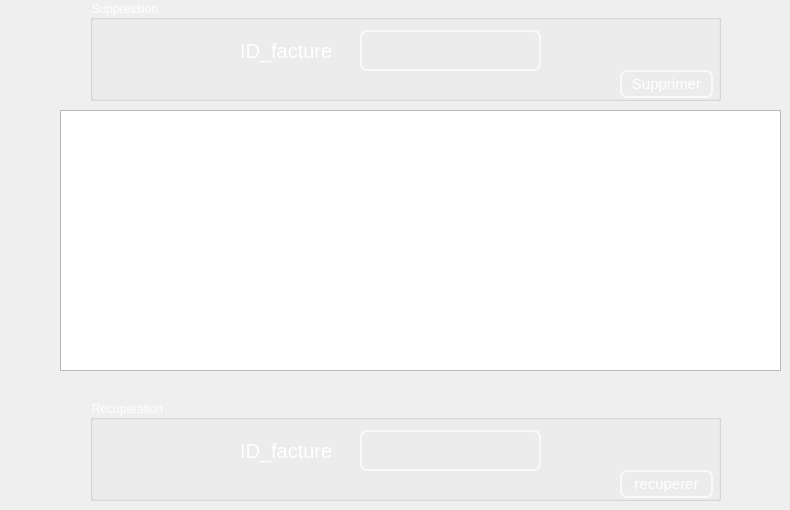
   <widget class="QWidget" name="tab">
    <attribute name="title">
     <string>Supprimer facture</string>
    </attribute>
    <widget class="QGroupBox" name="suppression">
     <property name="geometry">
      <rect>
       <x>90</x>
       <y>0</y>
       <width>631</width>
       <height>101</height>
      </rect>
     </property>
     <property name="styleSheet">
      <string notr="true">
font: 75 15pt &quot;MS Shell Dlg 2&quot;;
color:white</string>
     </property>
     <property name="title">
      <string>Suppression</string>
     </property>
     <widget class="QLabel" name="label_3">
      <property name="geometry">
       <rect>
        <x>150</x>
        <y>30</y>
        <width>121</width>
        <height>41</height>
       </rect>
      </property>
      <property name="palette">
       <palette>
        <active>
         <colorrole role="WindowText">
          <brush brushstyle="SolidPattern">
           <color alpha="255">
            <red>255</red>
            <green>255</green>
            <blue>255</blue>
           </color>
          </brush>
         </colorrole>
         <colorrole role="Button">
          <brush brushstyle="SolidPattern">
           <color alpha="0">
            <red>0</red>
            <green>0</green>
            <blue>0</blue>
           </color>
          </brush>
         </colorrole>
         <colorrole role="Text">
          <brush brushstyle="SolidPattern">
           <color alpha="255">
            <red>255</red>
            <green>255</green>
            <blue>255</blue>
           </color>
          </brush>
         </colorrole>
         <colorrole role="ButtonText">
          <brush brushstyle="SolidPattern">
           <color alpha="255">
            <red>255</red>
            <green>255</green>
            <blue>255</blue>
           </color>
          </brush>
         </colorrole>
         <colorrole role="Base">
          <brush brushstyle="SolidPattern">
           <color alpha="0">
            <red>0</red>
            <green>0</green>
            <blue>0</blue>
           </color>
          </brush>
         </colorrole>
         <colorrole role="Window">
          <brush brushstyle="SolidPattern">
           <color alpha="0">
            <red>0</red>
            <green>0</green>
            <blue>0</blue>
           </color>
          </brush>
         </colorrole>
         <colorrole role="PlaceholderText">
          <brush brushstyle="SolidPattern">
           <color alpha="128">
            <red>255</red>
            <green>255</green>
            <blue>255</blue>
           </color>
          </brush>
         </colorrole>
        </active>
        <inactive>
         <colorrole role="WindowText">
          <brush brushstyle="SolidPattern">
           <color alpha="255">
            <red>255</red>
            <green>255</green>
            <blue>255</blue>
           </color>
          </brush>
         </colorrole>
         <colorrole role="Button">
          <brush brushstyle="SolidPattern">
           <color alpha="0">
            <red>0</red>
            <green>0</green>
            <blue>0</blue>
           </color>
          </brush>
         </colorrole>
         <colorrole role="Text">
          <brush brushstyle="SolidPattern">
           <color alpha="255">
            <red>255</red>
            <green>255</green>
            <blue>255</blue>
           </color>
          </brush>
         </colorrole>
         <colorrole role="ButtonText">
          <brush brushstyle="SolidPattern">
           <color alpha="255">
            <red>255</red>
            <green>255</green>
            <blue>255</blue>
           </color>
          </brush>
         </colorrole>
         <colorrole role="Base">
          <brush brushstyle="SolidPattern">
           <color alpha="0">
            <red>0</red>
            <green>0</green>
            <blue>0</blue>
           </color>
          </brush>
         </colorrole>
         <colorrole role="Window">
          <brush brushstyle="SolidPattern">
           <color alpha="0">
            <red>0</red>
            <green>0</green>
            <blue>0</blue>
           </color>
          </brush>
         </colorrole>
         <colorrole role="PlaceholderText">
          <brush brushstyle="SolidPattern">
           <color alpha="128">
            <red>255</red>
            <green>255</green>
            <blue>255</blue>
           </color>
          </brush>
         </colorrole>
        </inactive>
        <disabled>
         <colorrole role="WindowText">
          <brush brushstyle="SolidPattern">
           <color alpha="255">
            <red>255</red>
            <green>255</green>
            <blue>255</blue>
           </color>
          </brush>
         </colorrole>
         <colorrole role="Button">
          <brush brushstyle="SolidPattern">
           <color alpha="0">
            <red>0</red>
            <green>0</green>
            <blue>0</blue>
           </color>
          </brush>
         </colorrole>
         <colorrole role="Text">
          <brush brushstyle="SolidPattern">
           <color alpha="255">
            <red>255</red>
            <green>255</green>
            <blue>255</blue>
           </color>
          </brush>
         </colorrole>
         <colorrole role="ButtonText">
          <brush brushstyle="SolidPattern">
           <color alpha="255">
            <red>255</red>
            <green>255</green>
            <blue>255</blue>
           </color>
          </brush>
         </colorrole>
         <colorrole role="Base">
          <brush brushstyle="SolidPattern">
           <color alpha="0">
            <red>0</red>
            <green>0</green>
            <blue>0</blue>
           </color>
          </brush>
         </colorrole>
         <colorrole role="Window">
          <brush brushstyle="SolidPattern">
           <color alpha="0">
            <red>0</red>
            <green>0</green>
            <blue>0</blue>
           </color>
          </brush>
         </colorrole>
         <colorrole role="PlaceholderText">
          <brush brushstyle="SolidPattern">
           <color alpha="128">
            <red>0</red>
            <green>0</green>
            <blue>0</blue>
           </color>
          </brush>
         </colorrole>
        </disabled>
       </palette>
      </property>
      <property name="font">
       <font>
        <family>MS Shell Dlg 2</family>
        <pointsize>15</pointsize>
        <weight>9</weight>
        <italic>false</italic>
        <bold>false</bold>
       </font>
      </property>
      <property name="text">
       <string>ID_facture</string>
      </property>
     </widget>
     <widget class="QLineEdit" name="nfacture_S">
      <property name="geometry">
       <rect>
        <x>270</x>
        <y>30</y>
        <width>181</width>
        <height>41</height>
       </rect>
      </property>
      <property name="styleSheet">
       <string notr="true">QLineEdit{
color: white;
background-color:Transparent;;
border-width: 2px;
border-color: #F9F9F9;
border-style: solid;
border-radius: 7;
padding: 3px;
font-size: 15px;

}
QLineEdit:focus
{border:2px solid #FBAD25;
}</string>
      </property>
     </widget>
     <widget class="QPushButton" name="pb_supprimer">
      <property name="geometry">
       <rect>
        <x>530</x>
        <y>70</y>
        <width>93</width>
        <height>28</height>
       </rect>
      </property>
      <property name="styleSheet">
       <string notr="true">QPushButton{

color: white;
background-color:Transparent;;
border-width: 2px;
border-color: #F9F9F9;
border-style: solid;
border-radius: 7;
padding: 3px;
font-size: 15px;


}
QPushButton:focus
{border:2px solid #FBAD25;
}</string>
      </property>
      <property name="text">
       <string>Supprimer</string>
      </property>
     </widget>
    </widget>
    <widget class="QTableView" name="archive_table">
     <property name="geometry">
      <rect>
       <x>60</x>
       <y>110</y>
       <width>721</width>
       <height>261</height>
      </rect>
     </property>
     <property name="styleSheet">
      <string notr="true">QTableView
{
    alternate-background-color: #1F1F1F;
    gridline-color: white;
    color: white;

    font: 75 9pt &quot;MS Shell Dlg 2&quot;;
}
QTableView::item 
{
    color: white;
}

QTableView::item:focus
{
    color: gray;
    background: #0063cd;
}
QTableView::item:selected
{
    color: red;
    background: #0063cd;
}

QCheckBox::indicator:checked, QCheckBox::indicator:unchecked{
    color: #b1b1b1;
    background-color: #323232;
    border: 1px solid #b1b1b1;
    border-radius: 1px;
    width: 7px;
    height: 7px;
    margin: 0px 5px 0 5px;
}

    padding-left:10px;
    height:100px;
    width:180px;
    color: #5a5a5a;
    border-bottom :1px solid #f0f0f0;</string>
     </property>
    </widget>
    <widget class="QGroupBox" name="recuperation">
     <property name="geometry">
      <rect>
       <x>90</x>
       <y>400</y>
       <width>631</width>
       <height>101</height>
      </rect>
     </property>
     <property name="styleSheet">
      <string notr="true">
font: 75 15pt &quot;MS Shell Dlg 2&quot;;
color:white</string>
     </property>
     <property name="title">
      <string>Recuperation</string>
     </property>
     <widget class="QLabel" name="label_28">
      <property name="geometry">
       <rect>
        <x>150</x>
        <y>30</y>
        <width>121</width>
        <height>41</height>
       </rect>
      </property>
      <property name="palette">
       <palette>
        <active>
         <colorrole role="WindowText">
          <brush brushstyle="SolidPattern">
           <color alpha="255">
            <red>255</red>
            <green>255</green>
            <blue>255</blue>
           </color>
          </brush>
         </colorrole>
         <colorrole role="Button">
          <brush brushstyle="SolidPattern">
           <color alpha="0">
            <red>0</red>
            <green>0</green>
            <blue>0</blue>
           </color>
          </brush>
         </colorrole>
         <colorrole role="Text">
          <brush brushstyle="SolidPattern">
           <color alpha="255">
            <red>255</red>
            <green>255</green>
            <blue>255</blue>
           </color>
          </brush>
         </colorrole>
         <colorrole role="ButtonText">
          <brush brushstyle="SolidPattern">
           <color alpha="255">
            <red>255</red>
            <green>255</green>
            <blue>255</blue>
           </color>
          </brush>
         </colorrole>
         <colorrole role="Base">
          <brush brushstyle="SolidPattern">
           <color alpha="0">
            <red>0</red>
            <green>0</green>
            <blue>0</blue>
           </color>
          </brush>
         </colorrole>
         <colorrole role="Window">
          <brush brushstyle="SolidPattern">
           <color alpha="0">
            <red>0</red>
            <green>0</green>
            <blue>0</blue>
           </color>
          </brush>
         </colorrole>
         <colorrole role="PlaceholderText">
          <brush brushstyle="SolidPattern">
           <color alpha="128">
            <red>255</red>
            <green>255</green>
            <blue>255</blue>
           </color>
          </brush>
         </colorrole>
        </active>
        <inactive>
         <colorrole role="WindowText">
          <brush brushstyle="SolidPattern">
           <color alpha="255">
            <red>255</red>
            <green>255</green>
            <blue>255</blue>
           </color>
          </brush>
         </colorrole>
         <colorrole role="Button">
          <brush brushstyle="SolidPattern">
           <color alpha="0">
            <red>0</red>
            <green>0</green>
            <blue>0</blue>
           </color>
          </brush>
         </colorrole>
         <colorrole role="Text">
          <brush brushstyle="SolidPattern">
           <color alpha="255">
            <red>255</red>
            <green>255</green>
            <blue>255</blue>
           </color>
          </brush>
         </colorrole>
         <colorrole role="ButtonText">
          <brush brushstyle="SolidPattern">
           <color alpha="255">
            <red>255</red>
            <green>255</green>
            <blue>255</blue>
           </color>
          </brush>
         </colorrole>
         <colorrole role="Base">
          <brush brushstyle="SolidPattern">
           <color alpha="0">
            <red>0</red>
            <green>0</green>
            <blue>0</blue>
           </color>
          </brush>
         </colorrole>
         <colorrole role="Window">
          <brush brushstyle="SolidPattern">
           <color alpha="0">
            <red>0</red>
            <green>0</green>
            <blue>0</blue>
           </color>
          </brush>
         </colorrole>
         <colorrole role="PlaceholderText">
          <brush brushstyle="SolidPattern">
           <color alpha="128">
            <red>255</red>
            <green>255</green>
            <blue>255</blue>
           </color>
          </brush>
         </colorrole>
        </inactive>
        <disabled>
         <colorrole role="WindowText">
          <brush brushstyle="SolidPattern">
           <color alpha="255">
            <red>255</red>
            <green>255</green>
            <blue>255</blue>
           </color>
          </brush>
         </colorrole>
         <colorrole role="Button">
          <brush brushstyle="SolidPattern">
           <color alpha="0">
            <red>0</red>
            <green>0</green>
            <blue>0</blue>
           </color>
          </brush>
         </colorrole>
         <colorrole role="Text">
          <brush brushstyle="SolidPattern">
           <color alpha="255">
            <red>255</red>
            <green>255</green>
            <blue>255</blue>
           </color>
          </brush>
         </colorrole>
         <colorrole role="ButtonText">
          <brush brushstyle="SolidPattern">
           <color alpha="255">
            <red>255</red>
            <green>255</green>
            <blue>255</blue>
           </color>
          </brush>
         </colorrole>
         <colorrole role="Base">
          <brush brushstyle="SolidPattern">
           <color alpha="0">
            <red>0</red>
            <green>0</green>
            <blue>0</blue>
           </color>
          </brush>
         </colorrole>
         <colorrole role="Window">
          <brush brushstyle="SolidPattern">
           <color alpha="0">
            <red>0</red>
            <green>0</green>
            <blue>0</blue>
           </color>
          </brush>
         </colorrole>
         <colorrole role="PlaceholderText">
          <brush brushstyle="SolidPattern">
           <color alpha="128">
            <red>0</red>
            <green>0</green>
            <blue>0</blue>
           </color>
          </brush>
         </colorrole>
        </disabled>
       </palette>
      </property>
      <property name="font">
       <font>
        <family>MS Shell Dlg 2</family>
        <pointsize>15</pointsize>
        <weight>9</weight>
        <italic>false</italic>
        <bold>false</bold>
       </font>
      </property>
      <property name="text">
       <string>ID_facture</string>
      </property>
     </widget>
     <widget class="QLineEdit" name="nfacture_R">
      <property name="geometry">
       <rect>
        <x>270</x>
        <y>30</y>
        <width>181</width>
        <height>41</height>
       </rect>
      </property>
      <property name="styleSheet">
       <string notr="true">QLineEdit{
color: white;
background-color:Transparent;;
border-width: 2px;
border-color: #F9F9F9;
border-style: solid;
border-radius: 7;
padding: 3px;
font-size: 15px;

}
QLineEdit:focus
{border:2px solid #FBAD25;
}</string>
      </property>
     </widget>
     <widget class="QPushButton" name="recuperer">
      <property name="geometry">
       <rect>
        <x>530</x>
        <y>70</y>
        <width>93</width>
        <height>28</height>
       </rect>
      </property>
      <property name="styleSheet">
       <string notr="true">QPushButton{

color: white;
background-color:Transparent;;
border-width: 2px;
border-color: #F9F9F9;
border-style: solid;
border-radius: 7;
padding: 3px;
font-size: 15px;


}
QPushButton:focus
{border:2px solid #FBAD25;
}</string>
      </property>
      <property name="text">
       <string>recuperer</string>
      </property>
     </widget>
    </widget>
   </widget>
